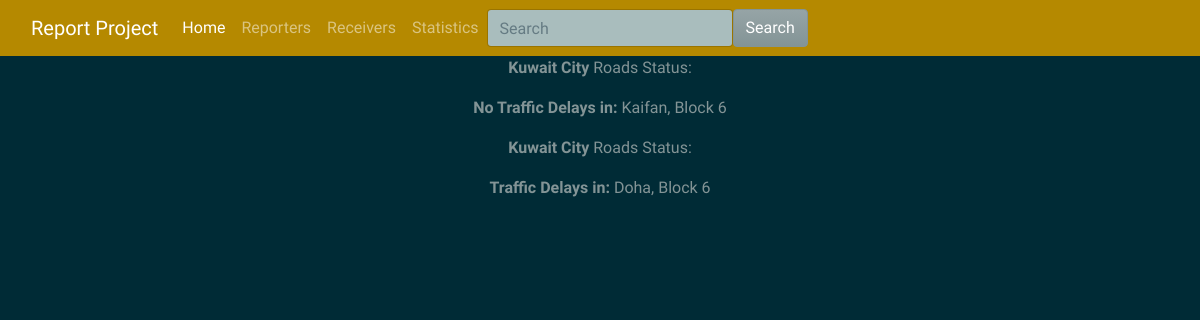
/report/locations/0/, run on an earlier commit of the app's database.
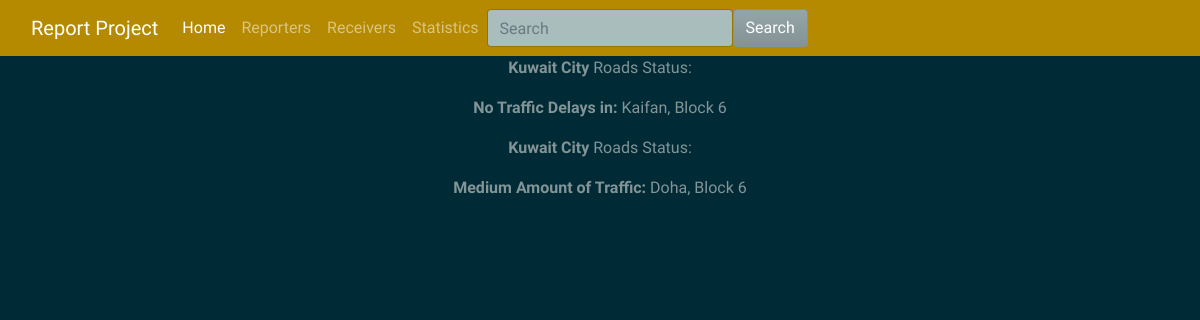
And on a later commit of the database.
### report/models.py (models this page shows, shortened)
class Report(models.Model):
    STATUS = (
        (0,"Two car crash"),
        (1,"Multi car crash"),
        (2,"Car crash with Injury"),
        (3,"Car crash with Death"),
        (4,"Car crash with Fire"),
    )
    LOCATION = (
        (0,"Kuwait City"),
        (1,"Al Jahra"),
        (2,"Hawalli"),
        (3,"Farwaniyah"),
        (4,"Mubarak Al-Kabeer"),
        (5, "Al Ahmadi"),
    )
    RSTATUS = (
        (0,"No Traffic Delays"),
        (1," Medium Amount of Traffic"),
        (2, " Traffic Delays"),
    )
    location = models.IntegerField(choices=LOCATION)
    Accident_Address = models.TextField(null=True, blank=True)
    Accident_Describtion = models.TextField(null=True, blank=True)
    status = models.IntegerField(choices=STATUS)
    created_on = models.DateTimeField(auto_now_add=True)
    RoadStatus = models.IntegerField(choices=RSTATUS, default=0)
    reporter = models.ForeignKey(Reporter, on_delete=models.CASCADE)
    receivers = models.ManyToManyField(Receiver, through='ReportStatus')

### report/views.py (the view)
# urls.py: path('locations/<int:location_id>/', views.location_status),
def location_status(request,location_id):
  locationstatus = Report.objects.filter(location = location_id)
  data = {}
  data["locations"] = locationstatus
  return render(request, "location_status.html", context = data)

### report/templates/location_status.html (shortened to what this page needs)
{% extends "base.html"%}
{% block content %}
<!DOCTYPE html>
<html lang="en">
<head>
</head>
<body>
{% for r in locations %}
{% if r.location == 0 %}
<p><strong>Kuwait City</strong> Roads Status:</p>
      {% if r.RoadStatus == 0 %}
        <td><p><strong>No Traffic Delays in: </strong>{{ r.Accident_Address }}</strong></p></td>
      {% elif r.RoadStatus == 1 %}
        <td><p><strong>Medium Amount of Traffic: </strong>{{ r.Accident_Address }}</strong></p></td>
      {% elif r.RoadStatus == 2 %}
        <td><p><strong>Traffic Delays in: </strong>{{ r.Accident_Address }}</strong></p></td>
      {% endif %}
{% endif %}
{% endfor %}
{% endblock %}

What changed in the data, as far as the page shows it:
changed Report "Doha, Block 6": RoadStatus "Traffic Delays in:" → "Medium Amount of Traffic:"
